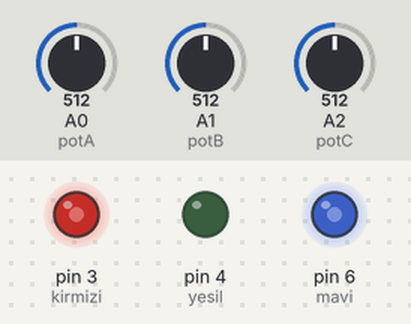
Simulated run of this sketch. Board: Arduino Uno, built with avr-gcc and run on an emulated ATmega328P. Parts: output pins drawn as LEDs (lit = HIGH). The inputs (shaded band) are chosen by the test bench; at power-on: A0 (potA) = 512, A1 (potB) = 512, A2 (potC) = 512.

Above: at 1.2 s.
1.3 s: A0 (potA) set to 716
At 2.5 s:
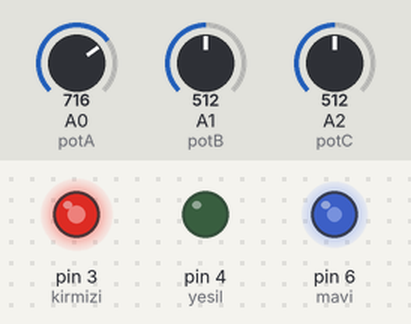
2.8 s: A1 (potB) set to 525
At 3.6 s:
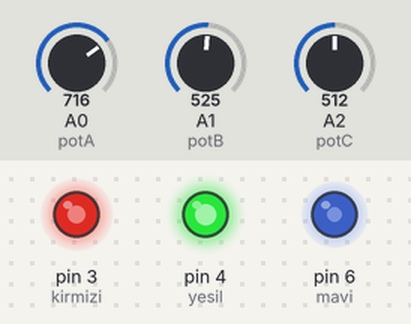
4.3 s: A2 (potC) set to 716
At 4.8 s:
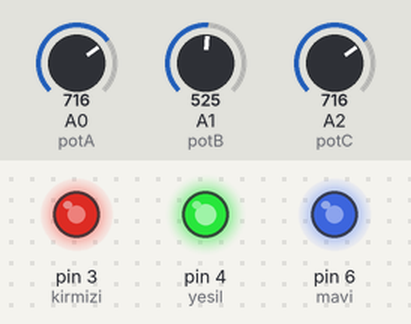
5.8 s: A1 (potB) set to 511
At 7.0 s:
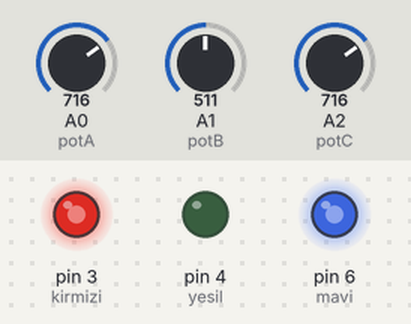
7.3 s: A0 (potA) set to 900
At 8.3 s:
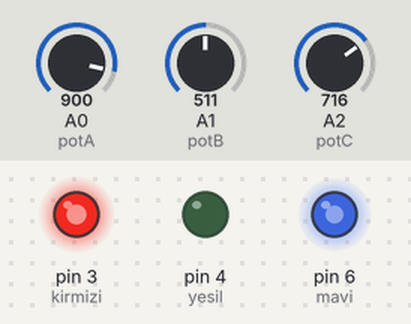
8.8 s: A2 (potC) set to 900
At 9.4 s:
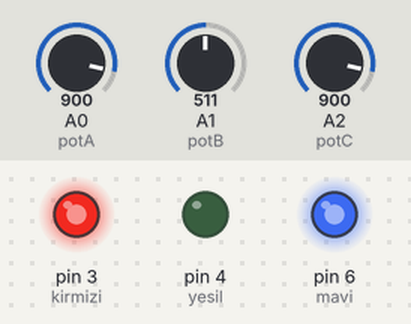
Timing chart, 0 to 11.3 s (numbered marks = the images above; inputs shaded):
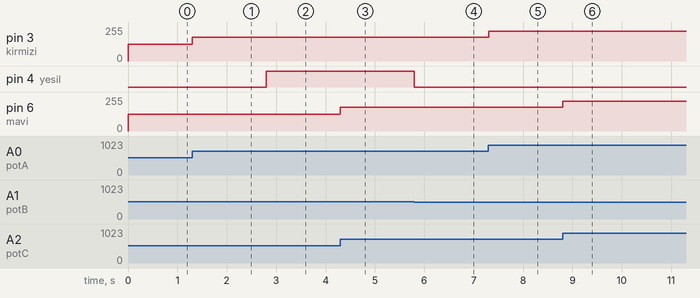

The sketch:

pot-rgb.ino
```cpp
int potA=A0;
int potB=A1;
int potC=A2;
int kirmizi=3;
int yesil=4;
int mavi=6;
int degerA,degerB,degerC;
void setup() {
pinMode(potA,INPUT);
pinMode(potB,INPUT);
pinMode(potC,INPUT);
pinMode(kirmizi,OUTPUT);
pinMode(yesil,OUTPUT);
pinMode(mavi,OUTPUT);
}
void loop() {
degerA=analogRead(potA);
degerB=analogRead(potB);
degerC=analogRead(potC);
degerA=map(degerA,0,1023,0,255);
degerB=map(degerB,0,1023,0,255);
degerC=map(degerC,0,1023,0,255);
analogWrite(kirmizi,degerA);
analogWrite(yesil,degerB);
analogWrite(mavi,degerC);
}
```

Measured:
- the behaviour switches between 513 and 514 on A1 (potB) (found by bisection; images 1 and 2)
- after the input at 1.3 s, pin 3 (kirmizi): 127/255 → 178/255 at once
- after the input at 2.8 s, pin 4 (yesil): LOW → HIGH at once
- after the input at 4.3 s, pin 6 (mavi): 127/255 → 178/255 at once
- after the input at 5.8 s, pin 4 (yesil): HIGH → LOW at once
- after the input at 7.3 s, pin 3 (kirmizi): 178/255 → 224/255 at once
- after the input at 8.8 s, pin 6 (mavi): 178/255 → 224/255 at once
